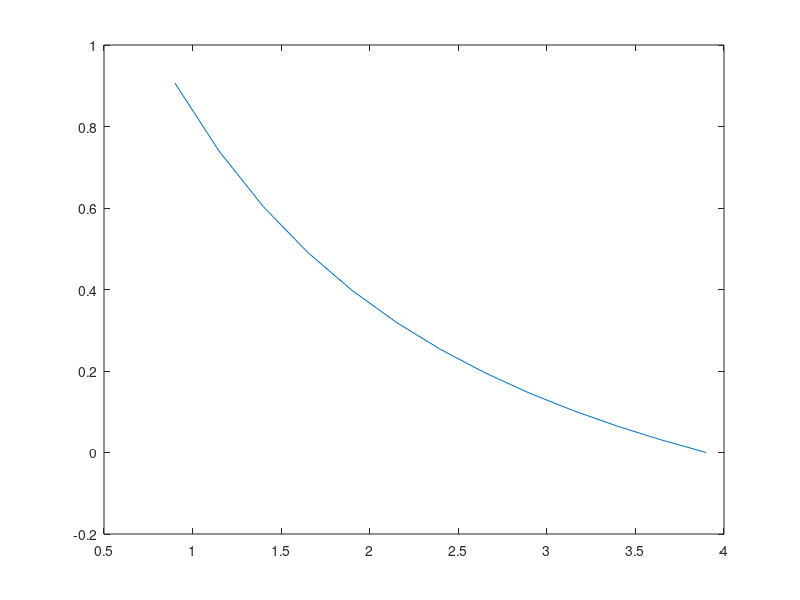

Write MATLAB code to recreate this figure.
clear;
global L = 36; % belt length
global c = 10; % center-to-center of pulleys
belt_angle = 30;
R = [0.9:0.25:3.9];

function r_0 = r_sol(Rvar, c, L)
  [r_0, fval, info] = fsolve( @(rvar) (pi.*rvar.*(Rvar+1) + 2.*sqrt(c.^2 + ( (rvar.^2).*( (Rvar-1).^2) ) ) - L), [3]);
endfunction
r = zeros(1, length(R));
for i = 1:length(R)
  r(i) = r_sol(R(i), c, L);
end

r_eng = 0.98719;
P=2*(r - r_eng)*tan( (belt_angle/2) * pi/180);
plot(R, P);

printf("Model R values: {%s}\n", sprintf("%f,",R))
printf("Model P values: {%s}\n", sprintf("%f,",P))
